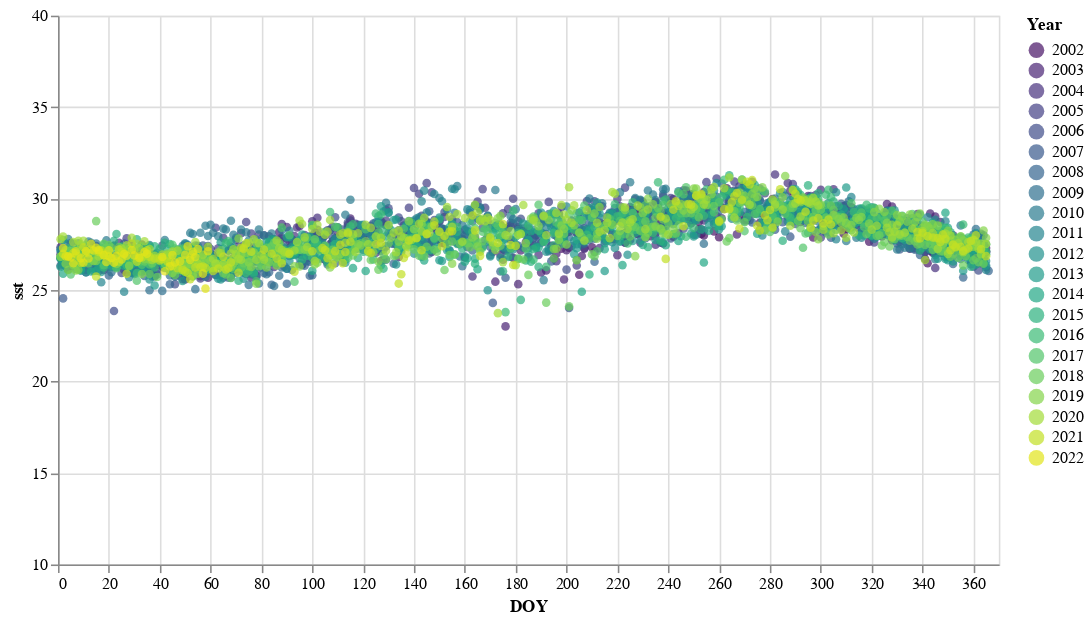

Notebook source saved alongside this figure:
### Code cell
# Set the chart base up
base = alt.Chart(sst_df).encode(
    x=alt.X('DOY:Q', scale=alt.Scale(domain=[0, 370])),
    y=alt.Y('sst:Q', scale=alt.Scale(domain=[10, 40])),
    color=alt.Color('Year:O', scale=alt.Scale(scheme='viridis')))

# add the points to the map as circles
points = base.mark_circle()

# set overall properties
(points).properties(width=600, height=350)

### Figure 1 — Vega-Lite specification as saved in the notebook (floating-point values rounded to 4 significant figures; data arrays with more than 128 entries replaced by an {"elided": "..."} marker saying what was removed)
{"config": {"view": {"continuousWidth": 300, "continuousHeight": 300}}, "data": {"name": "data-d864572f98253aa2a17cdd83f62d0b06"}, "mark": {"type": "circle"}, "encoding": {"color": {"field": "Year", "scale": {"scheme": "viridis"}, "type": "ordinal"}, "x": {"field": "DOY", "scale": {"domain": [0, 370]}, "type": "quantitative"}, "y": {"field": "sst", "scale": {"domain": [10, 40]}, "type": "quantitative"}}, "height": 350, "width": 600, "$schema": "https://vega.github.io/schema/vega-lite/v5.20.1.json", "datasets": {"data-d864572f98253aa2a17cdd83f62d0b06": {"elided": "3819 records"}}}
